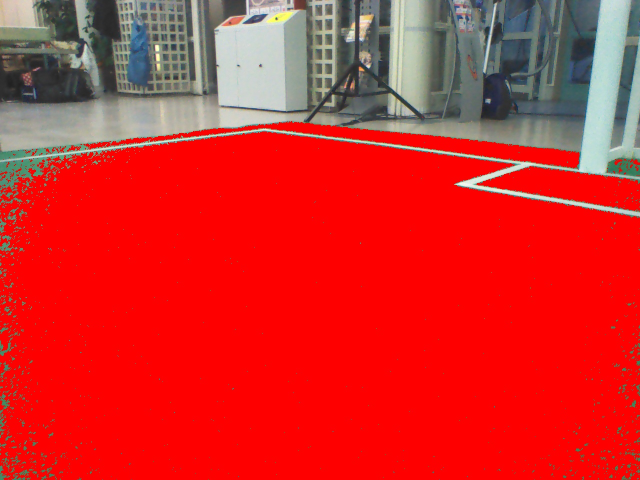
//> input picture fieldDetection.jpg, 1280 x 960 px (shown at 1/2 size)
$ ./fieldColorRecognition_main fieldDetection.jpg   (built with g++ and OpenCV 4)
//> lines starting //> are read from the running program, lines starting //| are printed output that depends on the picture
#include <iostream>
#include <cstdlib>
#include <opencv2/opencv.hpp>
#include <opencv2/highgui/highgui.hpp>

using namespace std;
using namespace cv;


void writeHistogram(Mat& src_img, int * histArray, int sraster, int qbin) {

  int imgWidth = src_img.cols;
  int imgHeight = src_img.rows;

  for(int x = sraster/2; x < imgWidth; x+=sraster) {
    for(int y = sraster/2; y < imgHeight; y+=sraster) {

      Scalar intensity = src_img.at<uchar>(Point(x,y));
      int intensityVal = intensity.val[0];
      histArray[intensityVal / qbin]++;
    }
  }
}

/**
 * @brief getMax
 *
 *
 * @param data
 * @param qbin
 * @return
 */
int getMax(int * data, int qbin) {
  int result = 0;

  int max = 0;
  for(int i = 0; i < 256; i++) {
    if(data[i] > max) {
      max = data[i];
      result = (i * qbin) + (qbin / 2);
    }
  }

  return result;
}

bool isFieldColor(int cr, int cr_max, int threshold_cr) {
  if(abs(cr - cr_max) < threshold_cr) {
    return true;
  } else {
    return false;
  }
}

int weight(int i) {

  int weightNumber = 128 - i;

  if(weight <= 0) {
    return 0;
  } else {
    return weightNumber*weightNumber;
  }
}

void getWeightedHistogram(int * hist, int qbin) {
  for(int i = 0; i < 256; i++) {
    hist[i] = hist[i] * weight(i*qbin);
  }
}


int main( int argc, char** argv )
{

    int SRASTER = 16;
    int QBIN = 4;
    int THRESHOLD_CR = 19;
    int THRESHOLD_CB = 12;
    int THRESHOLD_Y = 65;

    if( argc != 2)
    {
     cout <<" Usage: display_image ImageToLoadAndDisplay" << endl;
     return -1;
    }

    Mat image;
    image = imread(argv[1]);   // Read the file
//> image is the input picture: 960 rows x 1280 cols, CV_8UC3; mean B, G, R 40.5, 42.9, 211.7

    if(! image.data )         // Check for invalid input
    {
        cout <<  "Could not open or find the image" << std::endl ;
        return -1;
    }

    /**
    * Split source image into channels
    * Channel 0: Y
    * Channel 1: Cb
    * Channel 2: Cr
    */
    vector<Mat> channels;
    split(image, channels);
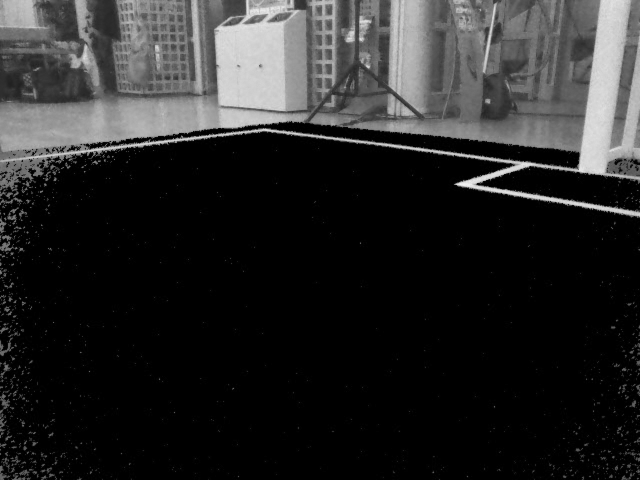
//> channels[0]: 960 rows x 1280 cols, CV_8UC1 (shown at 1/2 size); min 0, max 245, mean 40.5
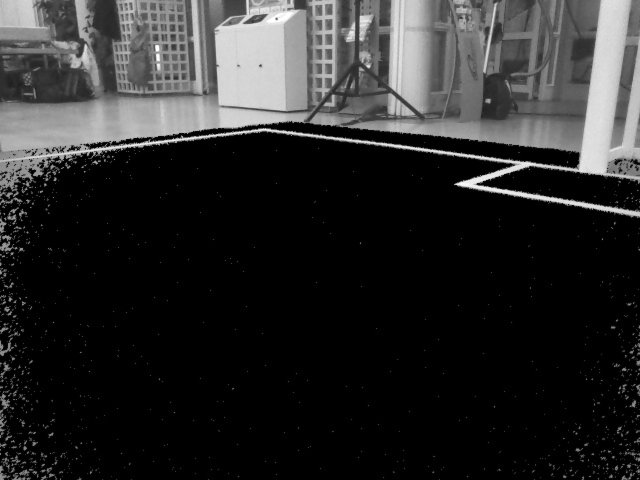
//> channels[1]: 960 rows x 1280 cols, CV_8UC1 (shown at 1/2 size); min 0, max 255, mean 42.9
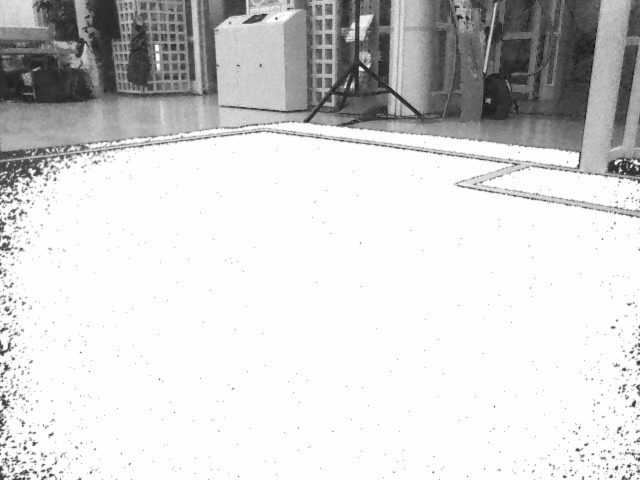
//> channels[2]: 960 rows x 1280 cols, CV_8UC1 (shown at 1/2 size); min 0, max 255, mean 211.7

    int histRed[256] = {0};
    writeHistogram(channels[2], histRed, SRASTER, QBIN);
//> histRed = 256 values, max 2973 at index 63, min 0 at index 0, mean 18.75
    getWeightedHistogram(histRed, QBIN);
//> (the run ends here: the program needs code that is not available in this run, at `if(weight <= 0)`)
